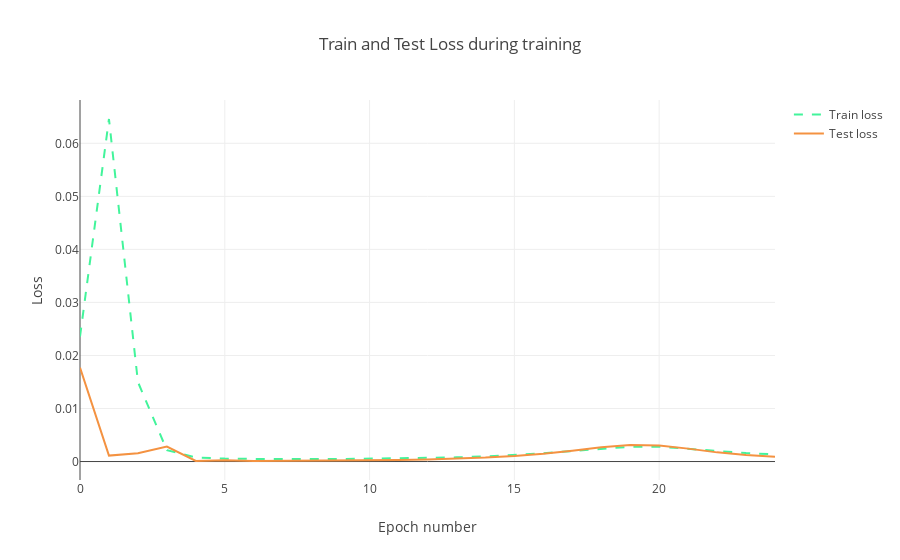

Notebook code cell kept with this figure:
### Code cell
trace1 = go.Scatter(
    x = np.arange(0, len(history.history['loss']), 1),
    y = history.history['loss'],
    mode = 'lines',
    name = 'Train loss',
    line = dict(color=('rgb(66, 244, 155)'), width=2, dash='dash')
)
trace2 = go.Scatter(
    x = np.arange(0, len(history.history['val_loss']), 1),
    y = history.history['val_loss'],
    mode = 'lines',
    name = 'Test loss',
    line = dict(color=('rgb(244, 146, 65)'), width=2)
)

data = [trace1, trace2]
layout = dict(title = 'Train and Test Loss during training',
              xaxis = dict(title = 'Epoch number'), yaxis = dict(title = 'Loss'))
fig = dict(data=data, layout=layout)
py.iplot(fig, filename='training_process')

### Figure 1 — Plotly figure (JSON) as saved in the notebook; plotly's stock layout.template omitted (floating-point values rounded to 4 significant figures)
{"data": [{"line": {"color": "rgb(66, 244, 155)", "dash": "dash", "width": 2}, "mode": "lines", "name": "Train loss", "type": "scatter", "uid": "9fcf5cdc-e75d-11e8-9e8a-acbc3299c38d", "x": [0, 1, 2, 3, 4, 5, 6, 7, 8, 9, 10, 11, 12, 13, 14, 15, 16, 17, 18, 19, 20, 21, 22, 23, 24], "y": [0.02356, 0.06458, 0.01501, 0.002141, 0.0007685, 0.0005541, 0.0004912, 0.0004212, 0.0004613, 0.0004857, 0.0005273, 0.0005844, 0.0006678, 0.0007884, 0.0009623, 0.00121, 0.001552, 0.001989, 0.002459, 0.002798, 0.002805, 0.002467, 0.001998, 0.001607, 0.001354]}, {"line": {"color": "rgb(244, 146, 65)", "width": 2}, "mode": "lines", "name": "Test loss", "type": "scatter", "uid": "9fcf5e94-e75d-11e8-99c6-acbc3299c38d", "x": [0, 1, 2, 3, 4, 5, 6, 7, 8, 9, 10, 11, 12, 13, 14, 15, 16, 17, 18, 19, 20, 21, 22, 23, 24], "y": [0.0177, 0.001124, 0.001555, 0.002839, 0.0001151, 0.0002307, 0.0001026, 0.0001276, 0.0001418, 0.000177, 0.0002213, 0.0002895, 0.0003872, 0.0005302, 0.0007394, 0.001043, 0.001478, 0.002056, 0.002693, 0.003132, 0.003036, 0.002435, 0.001729, 0.001217, 0.000923]}], "layout": {"title": "Train and Test Loss during training", "xaxis": {"title": "Epoch number"}, "yaxis": {"title": "Loss"}}}
